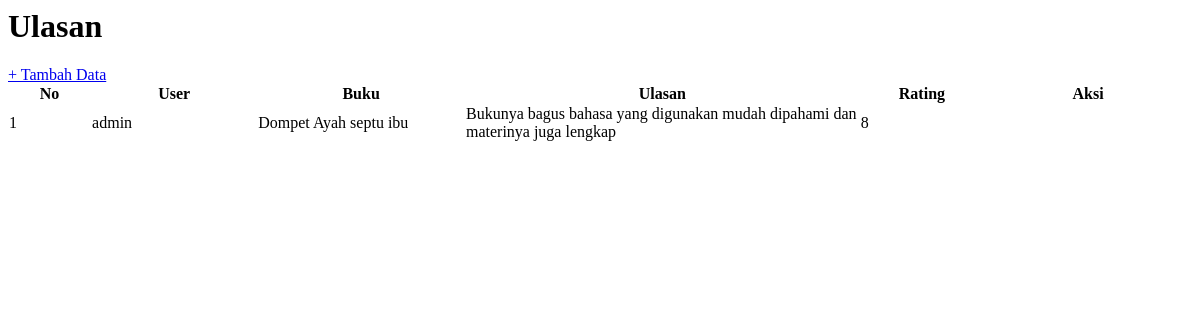
/ulasan.php, run on the app's committed database.
### tables this page shows
CREATE TABLE `ulasan` (
  `id_ulasan` int(11) NOT NULL,
  `id_user` int(11) DEFAULT NULL,
  `id_buku` int(11) DEFAULT NULL,
  `ulasan` text DEFAULT NULL,
  `rating` int(11) DEFAULT NULL
);

CREATE TABLE `user` (
  `id_user` int(11) NOT NULL,
  `nama` varchar(255) DEFAULT NULL,
  `username` varchar(255) DEFAULT NULL,
  `password` varchar(255) DEFAULT NULL,
  `email` varchar(255) DEFAULT NULL,
  `alamat` text DEFAULT NULL,
  `no_telpon` varchar(255) DEFAULT NULL,
  `level` enum('admin','petugas','peminjam','') DEFAULT NULL
);

CREATE TABLE `buku` (
  `id_buku` int(11) NOT NULL,
  `id_kategori` int(11) DEFAULT NULL,
  `judul` varchar(255) DEFAULT NULL,
  `gambar` varchar(225) DEFAULT NULL,
  `penulis` varchar(255) DEFAULT NULL,
  `penerbit` varchar(255) DEFAULT NULL,
  `tahun_terbit` varchar(225) DEFAULT NULL,
  `isbn` varchar(225) DEFAULT NULL,
  `sinopsis` text DEFAULT NULL
);

### ulasan.php (the view, shortened to what this page needs)
<h1 class="m-4">Ulasan</h1>
<div class="mt-5">
    <div class="card-body m-4">
        <div class="row">
            <div class="col-md-12">
            <a href="?page=ulasan_tambah" class="btn btn-primary mb-2"> + Tambah Data</a>
                <div class="table-responsive">
                <table class="table table-bordered mt-3 w-75 shadow bg-white" id="dataTable" cellspacing="0">
                        <colgroup>
                            <col style="width: 4%;" />
                            <col style="width: 8%;" />
                            <col style="width: 10%;" />
                            <col style="width: 19%;" />
                            <col style="width: 6%;" />
                            <col style="width: 10%;" />
                         </colgroup>
                    <thead class="bg-info text-center">
                        <th>No</th>
                        <th>User</th>
                        <th>Buku</th>
                        <th>Ulasan</th>
                        <th>Rating</th>
                        <th>Aksi</th>
                    </thead>
                    <?php
                        $i = 1;
                        $query = mysqli_query($koneksi, "SELECT*FROM ulasan LEFT JOIN user on user.id_user = ulasan.id_user LEFT JOIN buku on buku.id_buku = ulasan.id_buku");
                        while($data = mysqli_fetch_array($query)){
                            ?>
                            <tbody class="text-center">
                                <td><?php echo $i++; ?></td>
                                <td><?php echo $data['nama']; ?></td>
                                <td><?php echo $data['judul']; ?></td>
                                <td><?php echo $data['ulasan']; ?></td>
                                <td><?php echo $data['rating']; ?></td>
                                <td class="align-items-between">
                                </td>
                            </tbody>
                    <?php
                        }
                    ?>
                </table>
                </div>
            </div>
        </div>
    </div>
</div>

### data on the page
ulasan: id_user.nama "admin", id_buku.judul "Dompet Ayah septu ibu", ulasan "Bukunya bagus bahasa yang digunakan mudah dipahami dan materinya juga lengkap", rating "8"
